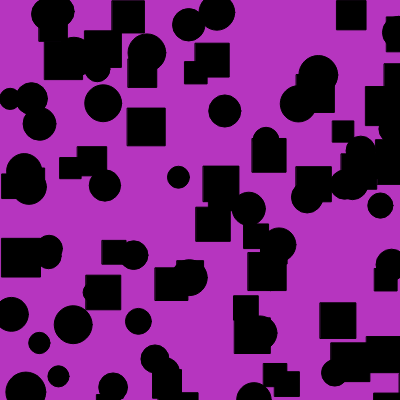
Frame 1 (no input)
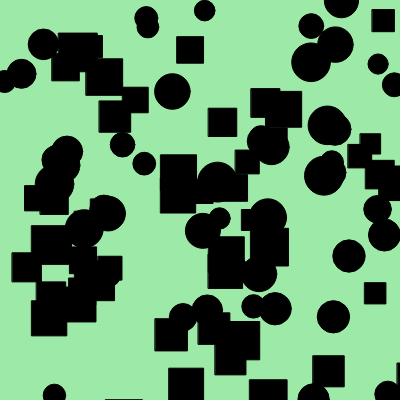
Frame 60 (no input)
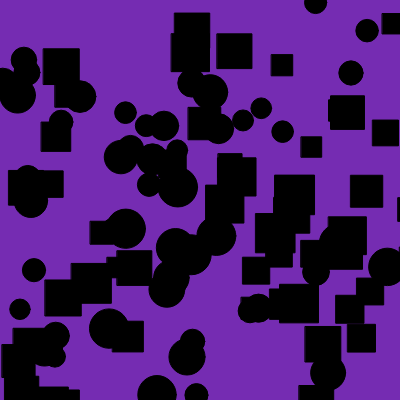
Frame 120 (the mouse pressed at the canvas centre since frame 60)

The p5.js sketch that drew these frames (run headless with seeded random() and noise() and a simulated clock; from frame 60 on, the mouse is pressed at the canvas centre):

// p5.js sketch
// ── sketch.js
function setup() {
  createCanvas(400, 400);
}

function draw() {
  background(randomColor());
  
  function randomColor () {
    let r = random (255);
    let g = random (255);
    let b = random (255);
  
    return color (r, g, b);
  }
  
 let numCircles = 50;
  
  
fill (0);
  
  let num = 0;
  while(num < numCircles) {
    let x = random (width);
let y = random (height);
  let size = random (20, 40);
  circle (x, y, size);
  num++;
  }
  
  let num2Squares = 50 
  
  let num2 = 0;
  while (num2 < num2Squares) {
    let x = random (width);
    let y = random (height);
    let size = random (20, 40); 
    square (x, y, size);
    num2 ++;
  } 
}
